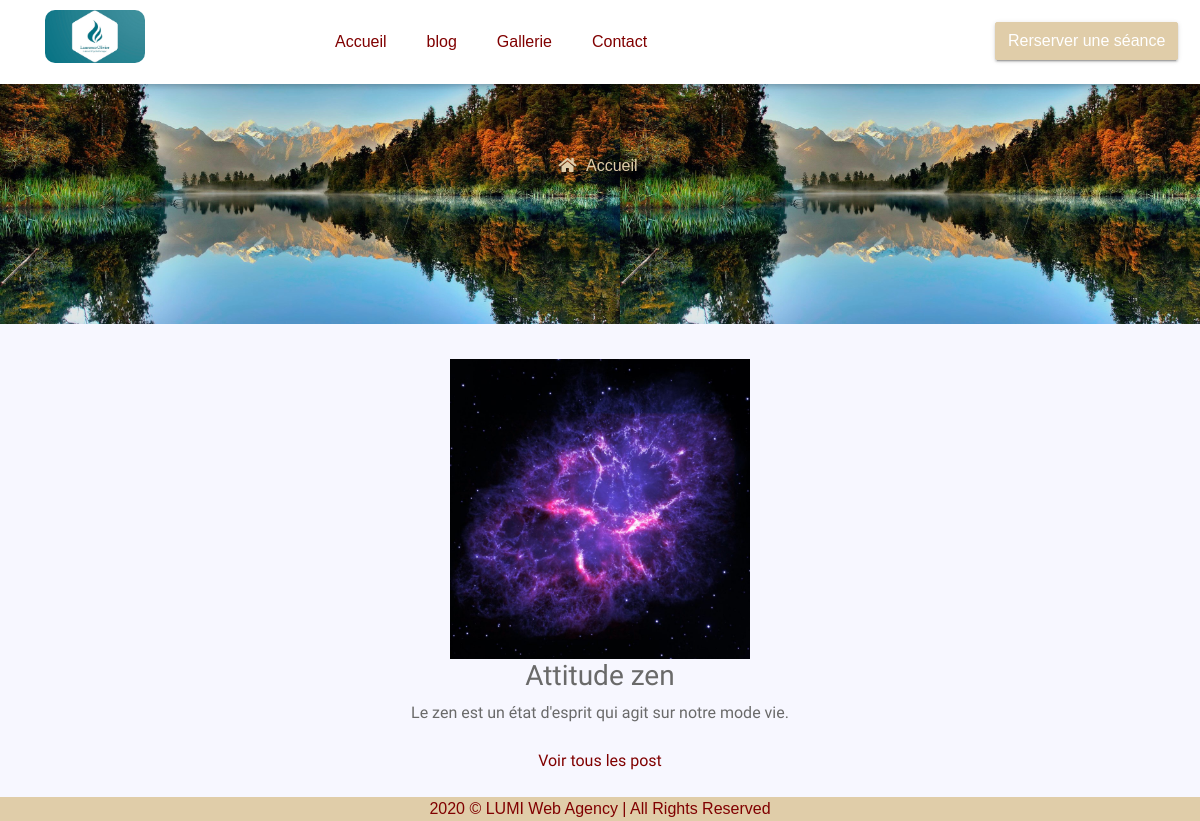
/blog/blog/posts/1, run on an earlier commit of the app's database.
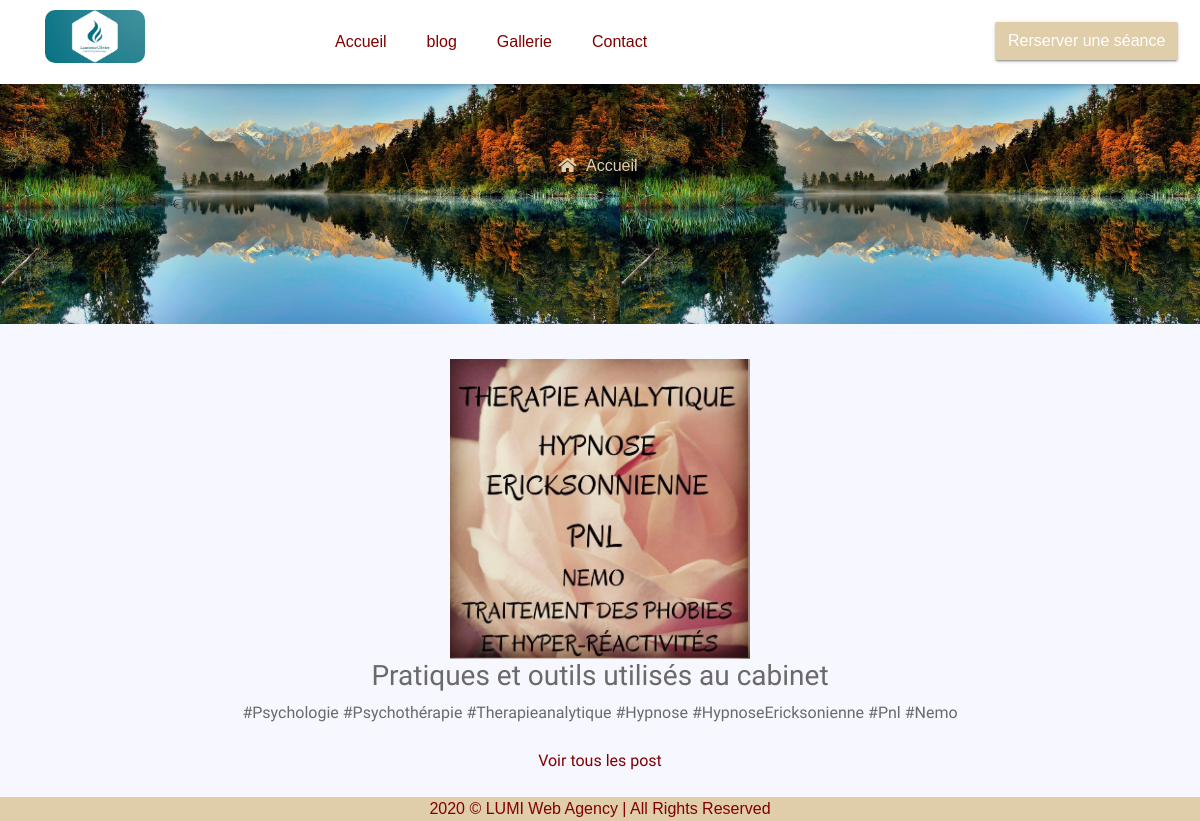
And on a later commit of the database.
### blog/models.py (models this page shows, shortened)
class Post(models.Model):
    title = models.CharField(max_length=255)
    body = models.TextField()
    date = models.DateTimeField(auto_now_add=True)
    image = models.ImageField(null=True, blank=True, max_length=233)

### blog/views.py (the view)
# urls.py: url('blog/posts/(?P<id>[0-9]+)$', views.blogshow, name='showblog'),
def blogshow(request, id):
    post = Post.objects.get(pk=id)
    return render(request, 'blog/show.html', {'post': post})

### blog/templates/blog/show.html (shortened to what this page needs)
    <!doctype html>
    {% load static %}
<html lang="en">
<head>
    <link rel="stylesheet" href="https://use.fontawesome.com/releases/v5.6.3/css/all.css">
    <link rel="stylesheet" href="{% static 'bootstrap.min.css' %}">
    <link rel="stylesheet" href="{% static 'fontawsom-all.min.css' %}">
    <link rel="stylesheet" href="{% static 'animate.css' %}">
    <link rel="stylesheet" href="{% static 'plugins/testimonial/css/owl.carousel.min.css' %}">
    <link rel="stylesheet" href="{% static 'plugins/testimonial/css/owl.theme.min.css' %}">
    <link rel="stylesheet" type="text/css" href="{% static 'style.css' %}" />
</head>
<body>
    <header id="menu-jk">
        <nav  class="">
            <div class="container">
                <div class="row nav-ro">
                   <div class="col-lg-3 col-md-4 col-sm-12">
                       <img src="/static/images/logo3.jpg" alt="">
                   </div>
                   <div id="menu" class="col-lg-7 col-md-8 d-none d-md-block no-padding">
                       <ul>
                            <li><a href="{% url 'home:accueil' %}">Accueil</a></li>
                            <li><a href="{% url 'blog:indexblog' %}">blog</a></li>
                            <li><a href="{% url 'home:galerie' %}">Gallerie</a></li>
                            <li><a href="{% url 'home:contact' %}">Contact</a></li>
                        </ul>
                   </div>
                   <div class="col-sm-2 d-none d-lg-block">
                       <a href="{% url 'home:reservation' %}"><button class="btn btn-success">Rerserver une séance</button></a>
                   </div>
                </div>
            </div>
        </nav>
    </header>
       <br>
               <div class="page-nav no-margin row">
                   <div class="container" back>
                       <div class="row">
                           <ul>
                               <li> <a href="{% url 'home:accueil' %}"><i class="fas fa-home"></i> Accueil</a></li>
                           </ul>
                       </div>
                   </div>
               </div>
<div class="postblog">
    <img src="{{post.image.url}}" height="400px">
       <h3>{{post.title}}</h3>
            <div class="content"> {{post.body | linebreaksbr}}</div>
    <br>
    <p><a href="{% url 'blog:indexblog' %}">Voir tous les post</a></p>
</div>
   	<br>
<div class="copy">
    <div class="container">
        <div class="copyright">
            <p>2020 &copy; LUMI Web Agency | All Rights Reserved</p>
        </div>
</body>
</html>

What changed in the data, as far as the page shows it:
changed Post: image: a different picture; title "Attitude zen" → "Pratiques et outils utilisés au cabinet"; body "Le zen est un état d'esprit qui agit sur notre mode vie." → "#Psychologie #Psychothérapie #Therapieanalytique #Hypnose #HypnoseEricksonienne #Pnl #Nemo"
